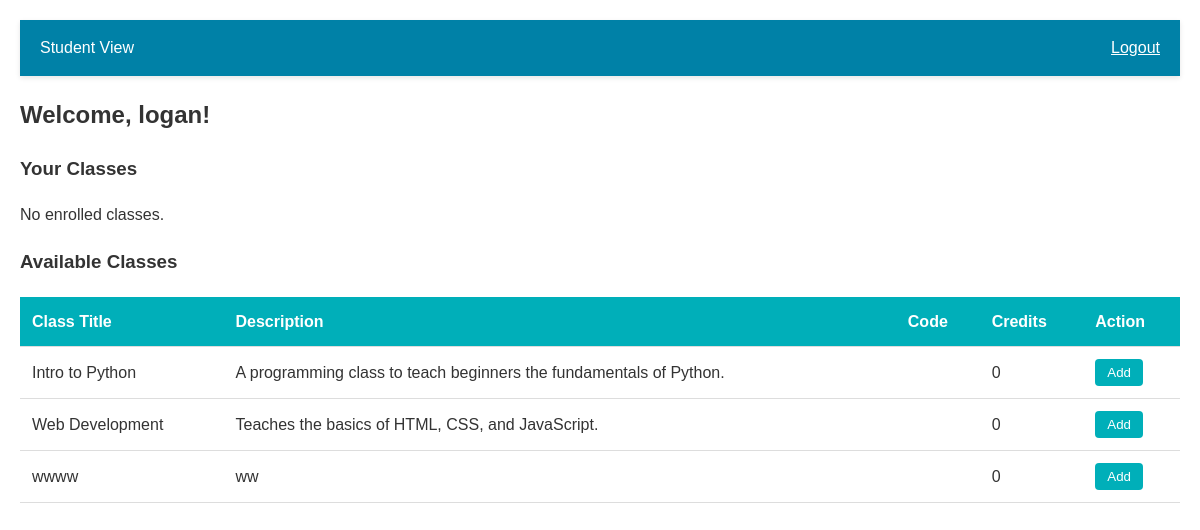
The app's page /student-dashboard (signed in) with its own data.
### tables this page shows
CREATE TABLE classes (
    id INTEGER PRIMARY KEY AUTOINCREMENT,
    title TEXT NOT NULL,
    description TEXT,
    teacher_id INTEGER,
    FOREIGN KEY (teacher_id) REFERENCES users(id)
);

### app.py (the view)
@app.route('/student-dashboard')
def student_dashboard():
    if 'username' in session and session.get('role') == 'student':
        conn = get_db_connection()
        all_classes = conn.execute("""
            SELECT * FROM classes
            WHERE id NOT IN (
                SELECT class_id FROM enrollments WHERE student_id = ?
            )
        """, (session['user_id'],)).fetchall()
        my_classes = conn.execute("""
            SELECT c.* FROM classes c
            JOIN enrollments e ON c.id = e.class_id
            WHERE e.student_id = ?
        """, (session['user_id'],)).fetchall()
        conn.close()
    return render_template('student_dashboard.html', all_classes=all_classes, my_classes=my_classes)

### app.py (called while the page is built)
def get_db_connection():
    conn = sqlite3.connect('school.db')
    conn.row_factory = sqlite3.Row
    return conn

### templates/student_dashboard.html (shortened to what this page needs)
<!DOCTYPE html>
<html lang="en">
<head>
    <link rel="stylesheet" href="{{ url_for('static', filename='Style.css') }}">
</head>
<body>
    <div class="container">
        <nav class="navbar">
            <div class="navbar-brand">Student View</div>
            <div class="navbar-actions">
                <a href="/login" class="nav-btn" id="logout-btn">Logout</a>
            </div>
        </nav>
        <h2>Welcome, {{ session.username }}!</h2>
        <div class="selected-courses">
            <h3>Your Classes</h3>
            <div id="selected-courses-list">
                {% if my_classes %}
                    <ul class="course-list">
                        {% for cls in my_classes %}
                        <li class="selected-course-item">
                            <div>
                                <strong>{{ cls.title }}</strong>
                                <span class="course-credits">({{ cls.credits if cls.credits else '0' }} credits)</span>
                            </div>
                            <form action="/drop/{{ cls.id }}" method="POST" style="display: inline">
                                <button type="submit" class="remove">Drop</button>
                            </form>
                        </li>
                        {% endfor %}
                    </ul>
                {% else %}
                    <p>No enrolled classes.</p>
                {% endif %}
            </div>
        </div>
        <div class="course-catalog">
            <h3>Available Classes</h3>
            <table id="course-table">
                <thead>
                    <tr>
                        <th>Class Title</th>
                        <th>Description</th>
                        <th>Code</th>
                        <th>Credits</th>
                        <th>Action</th>
                    </tr>
                </thead>
                <tbody id="course-table-body">
                    {% if all_classes %}
                        {% for cls in all_classes %}
                        <tr>
                            <td data-label="Class Title">{{ cls.title }}</td>
                            <td data-label="Description">{{ cls.description }}</td>
                            <td data-label="Code">{{ cls.code }}</td>
                            <td data-label="Credits">{{ cls.credits if cls.credits else '0' }}</td>
                            <td data-label="Action">
                                <form action="/enroll/{{ cls.id }}" method="POST" style="display: inline">
                                    <button type="submit" class="add-btn">Add</button>
                                </form>
                            </td>
                        </tr>
                        {% endfor %}
                    {% else %}
                        <tr>
                            <td colspan="5">No classes available.</td>
                        </tr>
                    {% endif %}
                </tbody>
            </table>
        </div>
    </div>
</body>
</html>

### static/Style.css (style rules this page uses)
body { font-family: Arial, sans-serif; line-height: 1.6; margin: 0; padding: 20px; color: #333; min-height: 100vh; align-items: center; }
.navbar { display: flex; justify-content: space-between; align-items: center; padding: 15px 20px; background-color: #0081a7; color: white; box-shadow: 0 2px 5px rgba(0, 0, 0, 0.1); position: sticky; top: 0; z-index: 1000; }
.container { max-width: 1200px; margin: 0 auto; }
table { width: 100%; border-collapse: collapse; margin-top: 20px; }
th, td { padding: 12px; text-align: left; border-bottom: 1px solid #ddd; }
th { background-color: #00afb9; color: white; }
button { padding: 6px 12px; cursor: pointer; background-color: #00afb9; color: white; border: none; border-radius: 4px; }
.add-btn { background-color: #00afb9; color: white; }
a { color: white; }

### records on screen
classes: title "Intro to Python", description "A programming class to teach beginners the fundamentals of Python.", credits "0"
classes: title "Web Development", description "Teaches the basics of HTML, CSS, and JavaScript.", credits "0"
classes: title "wwww", description "ww", credits "0"

### other values on screen
{{ session.username }} "logan"
